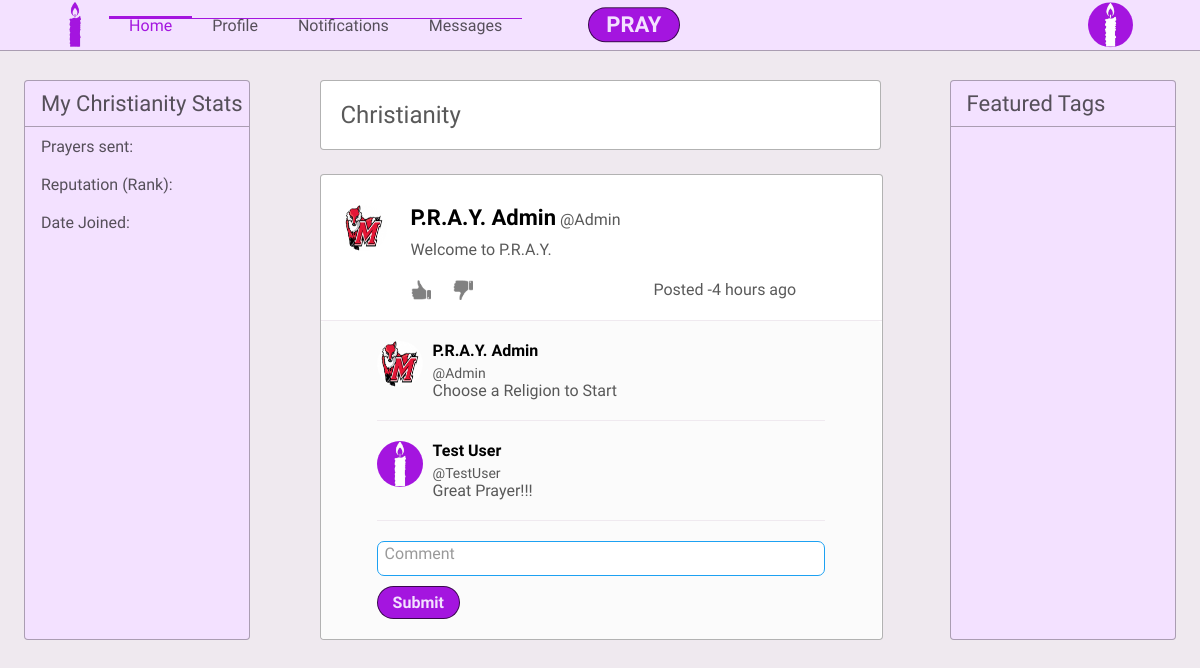
Screenshot of /index.php (signed in) with the database file from the repository.
### tables this page shows
CREATE TABLE Users(
    userid INT(10) PRIMARY KEY AUTO_INCREMENT,
    fname VARCHAR(20),
    lname VARCHAR(20),
    username VARCHAR(12),
    user_password VARCHAR(15),
    bio TEXT,
    zipCode INT(10),
    Primary_religion INT(10),
    default_view VARCHAR(20),
    email VARCHAR(30),
    phone_number VARCHAR(15),
    pPicture VARCHAR(20),
    bPicture VARCHAR(20),
    dateLastMaint DATETIME DEFAULT CURRENT_TIMESTAMP,
    dateAdded DATETIME DEFAULT CURRENT_TIMESTAMP,
    CONSTRAINT FK_Users_Religions FOREIGN KEY (Primary_religion) REFERENCES Religions (relid)
);

CREATE TABLE Religions(
    relid INT(10) PRIMARY KEY AUTO_INCREMENT,
    religion_name VARCHAR(30),
    dateLastMaint DATETIME DEFAULT CURRENT_TIMESTAMP,
    dateAdded DATETIME DEFAULT CURRENT_TIMESTAMP
);

CREATE TABLE Prayers(
    prayid INT(10) PRIMARY KEY AUTO_INCREMENT,
    userid INT(10),
    content VARCHAR(140),
    descript TEXT,
    pray_status INT(1),
    exclusive INT(1),
    post_date DATETIME,
    img VARCHAR(15),
    dateLastMaint DATETIME DEFAULT CURRENT_TIMESTAMP,
    dateAdded DATETIME DEFAULT CURRENT_TIMESTAMP,
    CONSTRAINT FK_Users_Prayer FOREIGN KEY (userid) REFERENCES Users (userid)
);

CREATE TABLE Comments(
    commid INT(10) PRIMARY KEY AUTO_INCREMENT,
    userid INT(10),
    prayid INT(10),
    comment VARCHAR(5000),
    isChecked BOOLEAN DEFAULT 0,
    dateLastMaint DATETIME DEFAULT CURRENT_TIMESTAMP,
    dateAdded DATETIME DEFAULT CURRENT_TIMESTAMP,
    CONSTRAINT FK_User_Comments FOREIGN KEY (userid) REFERENCES Users (userid),
    CONSTRAINT FK_Prayer_Comments FOREIGN KEY (prayid) REFERENCES Prayers (prayid)
);

### config/functions.php (called while the page is built, shortened)
<?php
    function formatDate($date){
        $currentDate = new DateTime(null, new DateTimeZone('America/New_York'));
        $currentTime = $currentDate->format('Y-m-d H:i:s');
        switch (substr($date,5,2)) {
            case "11":
                $month = "November";
                break;
        }
        if (substr($currentTime,0,4) == substr($date,0,4)) {
            if (substr($currentTime,5,2) == substr($date,5,2)) {
                if (substr($currentTime,8,2) == substr($date,8,2)) {
                    if (substr($currentTime,11,2) == substr($date,11,2)) {
                        if (substr($currentTime,14,2) == substr($date,14,2)) {
                            $formattedDate = intval(substr($currentTime,17,2)) - intval(substr($date,17,2))." seconds ago";
                            return $formattedDate;
                        }
                        else {
                            $formattedDate = intval(substr($currentTime,14,2)) - intval(substr($date,14,2))." minutes ago";
                            return $formattedDate;
                        }
                    }
                    else {
                        $formattedDate = intval(substr($currentTime,11,2)) - intval(substr($date,11,2))." hours ago";
                        return $formattedDate;
                    }
                }
            }
        }
        $formattedDate = $month." ".substr($date,8,2).", ".substr($date,0,4);
        return $formattedDate;
    }
    function getRoot(){
        $root = ROOT_DIR;
        $root = str_replace("\\", "/", $root);
        $root = str_replace('/config', '',$root);
        $pageroot = getcwd() ."/";
        $pageroot = str_replace("\\", "/", $pageroot);
        $root = str_replace($root."/", '' , $pageroot);
        $root = preg_replace("#(/.*?).*?(/)#", '/../', "/".$root);
        $root = substr($root, 1);
        return $root;
    }
?>

### Database/mydb.php (called while the page is built, shortened)
<?php
Class mydb {
    protected $conn;
    Public function __construct($con){
        $this->conn = $con;
    }
    function FetchQuery($query){
        $arrayresult = [];
        if($queryresult = mysqli_query($this->conn, $query)){
            while ($row = mysqli_fetch_assoc($queryresult)){
                $arrayresult[] = $row;
            }
            return $arrayresult;
        }else{
            echo"</br></br></br>";
            die(mysqli_error($this->conn) ."</br>".$query);
        }
    }
}
?>

### config/permissions.php (called while the page is built, shortened)
<?php
    $id =  isset($id) ? $id : $_SESSION['userId'];
    $usersettings = isLoggedIn($id, $db);
    function isLoggedIn($id, $db){
        $SETTINGS['username'] = '';
        $SETTINGS['firstname'] = '';
        $SETTINGS['lastname'] = '';
        $SETTINGS['password'] = '';
        if($_SESSION['userId'] != ''){
            $userquery = "SELECT *
                          FROM USERS
                          WHERE userid = $id";
            $userresult = $db->FetchQuery($userquery);
            $SETTINGS['username'] = $userresult[0]['username'];
            $SETTINGS['firstname'] = $userresult[0]['fname'];
            $SETTINGS['lastname'] = $userresult[0]['lname'];
            $SETTINGS['password'] = $userresult[0]['user_password'];
            return $SETTINGS;
        }
    }
?>

### config/ApplicationTop.php (called while the page is built, shortened)
<?php
    include 'dbconfig.php';
    include 'functions.php';
    include getRoot().'config/permissions.php';
    include getRoot().'Classes/createheader.php';
    include getRoot().'Classes/createFooter.php';
?>

### Classes/prayers.php (the view, shortened to what this page needs)
<?php
    class PrayerCreator{
        protected $comments;
        protected $likepic;
        protected $dislikepic;
        protected $likeclass;
        protected $dislikeclass;
        Public function __construct($db,$userid,$comments){
            $this->comments = $comments;
        }
        function checkLike($prayid){
            $this->likepic = getRoot()."images/icons/thumbs-up-grey.png";
            $this->dislikepic = getRoot()."images/icons/thumbs-down-grey.png";
            $this->likeclass = "";
            $this->dislikeclass = "";
        }
        function showPrayer($i){
            $likeurl = "`php/addLike.php`";
            $likedata = "{prayid : ".$i['prayid']."}";
            $dislikeurl = "`php/addDislike.php`";
            $dislikedata = "{prayid : ".$i['prayid']."}";
            echo "
            <div class='feed-container'>
                <div class='feed-box'>
                    <div class='feed-profile-img-box'>
                        <img class='feed-profile-img 'src='images/Users/".$i['userid']."/Profile/".$i['pPicture']."'>
                    </div>
                    <div class='feed-content-box'>
                        <ul class='feed-content-header'>
                        <li class='feed-content-name'>
                            <a class='feed-profile-link' href='profile.php?id=".$i['userid']."'>
                                <p class='feed-profile-name'>".$i['fname']." ".$i['lname']."</p>
                                <p class='feed-profile-username'>@".$i['username']."</p>
                            </a>
                        </li>";
                        echo
                        "</ul>
                        <p class='feed-content'>".$i['content']."</p>
                        ";
                        echo"
                        <ul class='feed-interact-menu'>
                            <li class='feed-like ".$this->likeclass."' onclick='addLike(".$likeurl.", ".$likedata.", ".$i['prayid'].")' id='like--".$i['prayid']."' >
                            <img id='like-pic--".$i['prayid']."' src='".$this->likepic."' width='20px' height='20px'>
                            </li>
                            <li class='feed-downvote ".$this->dislikeclass."' onclick='addDislike(".$dislikeurl.", ".$dislikedata.", ".$i['prayid'].")' id='dislike--".$i['prayid']."'>
                            <img id='dislike-pic--".$i['prayid']."' src='".$this->dislikepic."' width='20px' height='20px'>
                            </li>
                            <li class='prayer-date'>
                            <p>Posted ". formatDate($i['dateLastMaint']) ."</p>
                            </li>
                        </ul>
                    </div>
                </div>
                <div class='feed-comment-box'>";
                    $this->comments->showComments($i);
                    echo "<div class='post-comment'>
                        <form method='post' action='php/prayercomment.php'>
                            <textarea class='comment' name='comment' style='height:35px' onkeyup='auto_grow(this)' placeholder='Comment'></textarea>
                            <div id='submit-comment-box'>
                                <button type='submit' name='prayid' id='submit-comment' value='".$i['prayid']."'>Submit</button>
                            </div>
                        </form>
                    </div>
                </div>
            </div>";
            }
    }
?>

### Classes/createheader.php (shortened to what this page needs)
<?php
    class Header{
        protected $db;
        protected $menus;
        protected $loggedIn;
        protected $userid;
        protected $title;
        protected $css;
        protected $profpic;
        Public function __construct($db,$menus,$title,$css){
            $this->db = $db;
            $this->menus = $menus;
            $this->title = $title;
            $this->css = $css;
        }
        function showUserMenu($id, $bool = 1){
            $this->loggedIn = $bool;
            $this->userid = $id;
            $this->getUserInfo();
        }
        function displayHeader(){
            $this->createTitle();
            echo "
                  <section class='header'>
                  <div class='header-box'>
                  <ul class='logo-box'>
                      <li class='logo-li'>
                          <a href='index.php'><img class='logo' src='".getRoot()."images/icons/favicon.png'></a>
                      </li>
                  </ul>
                  <ul class='header-link-box'>";
            foreach($this->menus as $i){
                echo "<li class='header-link ".$i['active']."'>
                        <a href='".$i['link']."'>".$i['name']."</a>
                      </li>";
            }
            echo "</ul>";
            if($this->loggedIn == 1){
                echo "
                <ul class='header-profile-pic'>
                    <li id='sort-compose'>
                        <div id='startprayer' onclick='ShowCompose()'>PRAY</div>
                    </li>
                    <li id='header-profile-pic-link' onclick='ShowMenu()'>
                        <img class='index-profile-pic' src='".getRoot()."images/Users/".$this->userid."/Profile/".$this->profpic."'>
                    </li>
                </ul>";
            }
            echo "</div></section>";
        }
        function createTitle(){
           echo "<html>
                    <head>
                        <title>".$this->title."</title>
                        <link rel='shortcut icon' href='images/icons/favicon.png'>
                        <meta name='viewport' content='width=device-width, initial-scale=1.0'>
                        <link href='https://fonts.googleapis.com/css?family=Work Sans' rel='stylesheet'>
                    </head>
                    <body>";
            $this->addcss();
        }
        function addcss(){
            foreach($this->css as $i){
                echo "<link rel='stylesheet' type='text/css' href='".$i["src"]."'>";
                continue;
            }
        }
        function getUserInfo(){
            $query = "SELECT * FROM USERS WHERE userid = '$this->userid'";
            $result = $this->db->fetchQuery($query);
            $this->profpic = $result[0]['pPicture'];
        }
    }
?>

### index.php (shortened to what this page needs)
<?php
    require 'config/ApplicationTop.php';
    include 'Classes/prayers.php';
    include 'Classes/prayerCommentDisplayer.php';
    $menus = [
        [
            'name'=>'Home',
            'link'=>'index.php',
            'active'=>'active'
        ],
        [
            'name'=>'Profile',
            'link'=>'profile.php',
            'active'=>''
        ],
        [
            'name'=>'Notifications',
            'link'=>'notifications.php',
            'active'=>''
        ],
        [
            'name'=>'Messages',
            'link'=>'messages.php',
            'active'=>''
        ]
    ];
    $header = new Header($db, $menus, $title, $css);
    $header->ShowUserMenu($id);
    $header->displayHeader();
    $comments = new PrayerCommentDisplayer($db, $id);
    $feed = new PrayerCreator($db,$id,$comments);
    $primaryrelquery = "SELECT u.primary_religion
                   FROM users u
                   WHERE u.userid = $id";
    $primaryrelres = $db->fetchquery($primaryrelquery);
    $prel = $primaryrelres[0]['primary_religion'];
    $chosenreligion = isset($_SESSION['currel']) ? $_SESSION['currel'] : $prel;
    $curreligionquery = "SELECT r.religion_name, r.relid
                         FROM Religions r
                         WHERE r.relid = $chosenreligion";
    $curreligion = $db->fetchQuery($curreligionquery);
    $prayerquery = "SELECT p.userid, u.fname, u.lname, u.username, p.content, pr.relid, p.prayid, p.img,
                        r.religion_name, u.pPicture, p.dateLastMaint
                    FROM Prayers p, Users u, Prayer_Religions pr, Religions r
                    WHERE p.userid = u.userid
                    AND pr.prayid = p.prayid
                    AND pr.relid = r.relid
                    AND (pr.relid = $chosenreligion
                    OR pr.relid = 1)
                    ORDER BY p.prayid desc";
    $prayers = $db->FetchQuery($prayerquery);
?>
    <section class='index-body'>
        <div class='index-left-box'>
            <p class='trends-header'>My <?php echo $curreligion[0]['religion_name']?> Stats</p>
            <p>Prayers sent: </p>
            <br>
            <p> Reputation (Rank): </p>
            <br>
            <p> Date Joined: </p>
        </div>
        <div class='index-center-box'>
            <ul class='sort-menu'>
                <li class='religion-menu-header'>
                    <?php echo $curreligion[0]['religion_name']?>
                </li>
            </ul>
            <?php
            foreach($prayers as $i){
                $feed->showPrayer($i);
            }?>
        </div>
        <div class='index-right-box'>
            <p class='trends-header'>Featured Tags</p>
        </div>
    </section>

### Classes/prayerCommentDisplayer.php (shortened to what this page needs)
<?php
    class PrayerCommentDisplayer{
        protected $db;
        Public function __construct($db,$userid){
            $this->db = $db;
        }
        function showComments($prayer){
            $comments = $this->getCommentInfo($prayer['prayid']);
            if($comments){
                $this->createComments($comments, $prayer['prayid']);
            }
        }
        function getCommentInfo($id){
            $query = "SELECT c.commid AS cid, c.comment AS comment, u.pPicture AS user_img, u.userid as userid, u.fname, u.lname, u.username
                      FROM Comments c, Users u
                      WHERE prayid = '$id'
                      AND u.userid = c.userid";
            $result = $this->db->fetchQuery($query);
            if($result){
                return $result;
            }else{
                return false;
            }
        }
        function createComments($comment, $prayid){
            $num = 0;
            foreach($comment as $i){
                if($num < 10){
                    $this->displayComment($i,$prayid);
                }
                $num += 1;
            }
        }
        function displayComment($comment, $prayid){
            echo "<div class='comment-feed'>
                    <div class='comment-usr-img'>
                    <img class='feed-profile-img' src='images/Users/".$comment['userid']."/Profile/".$comment['user_img']."'>
                    </div>
                    <div class='comment-feed-content'>
                    <a class='feed-profile-link' href='profile.php?id=".$comment['userid']."'>
                        <p class='comment-profile-name'>".$comment['fname']." ".$comment['lname']."</p>
                        <p class='comment-profile-username'>@".$comment['username']."</p>
                    </a>
                    <p>".$comment['comment']."</p>
                    </div>";
                    echo "</div>";
        }
    }
?>

### rows the page displays
users: pPicture (picture)
religions: religion_name "Christianity"
prayers: userid.pPicture (picture), userid.fname "P.R.A.Y.", userid.lname "Admin", userid.username "Admin", content "Welcome to P.R.A.Y.", dateLastMaint "-4 hours ago", $i['prayid'] 1 (drawn)
comments: userid.pPicture (picture), userid.fname "P.R.A.Y.", userid.lname "Admin", userid.username "Admin", comment "Choose a Religion to Start"
comments: userid.pPicture (picture), userid.fname "Test", userid.lname "User", userid.username "TestUser", comment "Great Prayer!!!"

### other values shown
$i['name'] "Home"
$i['name'] "Profile"
$i['name'] "Notifications"
$i['name'] "Messages"
